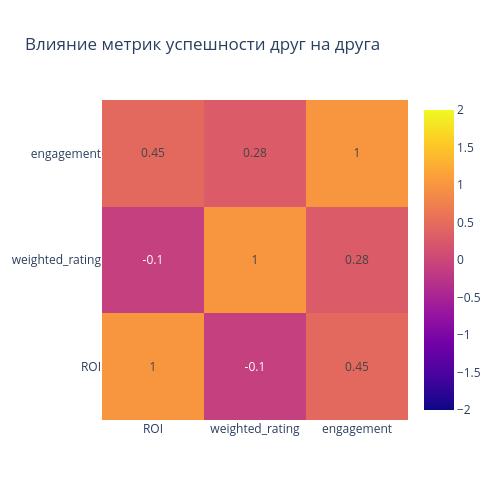

The notebook cell this image was saved under:
### Markdown cell above
### 4.5 Влияние метрик успешности друг на друга

### Code cell
corr = spearman_corr.loc[
    ["ROI", "weighted_rating", "engagement"],
    ["ROI", "weighted_rating", "engagement"],
]

param = g_obj.Heatmap(
    x=corr.columns,
    y=corr.index,
    z=corr.values,
    zmin=-2,
    zmax=2,
    text=corr.round(2).values,
    texttemplate="%{text}"
)

fig = g_obj.Figure(
    data=param
)

fig.update_layout(
    title='Влияние метрик успешности друг на друга',
    width=500,
    height=500
)

fig.show()

### Figure 1 — Plotly figure (JSON) as saved in the notebook; plotly's stock layout.template omitted (floating-point values rounded to 4 significant figures)
{"data": [{"text": [[1.0, -0.1, 0.45], [-0.1, 1.0, 0.28], [0.45, 0.28, 1.0]], "texttemplate": "%{text}", "type": "heatmap", "x": ["ROI", "weighted_rating", "engagement"], "y": ["ROI", "weighted_rating", "engagement"], "z": [[1.0, -0.0973, 0.4517], [-0.0973, 1.0, 0.277], [0.4517, 0.277, 1.0]], "zmax": 2, "zmin": -2}], "layout": {"height": 500, "title": {"text": "Влияние метрик успешности друг на друга"}, "width": 500}}
